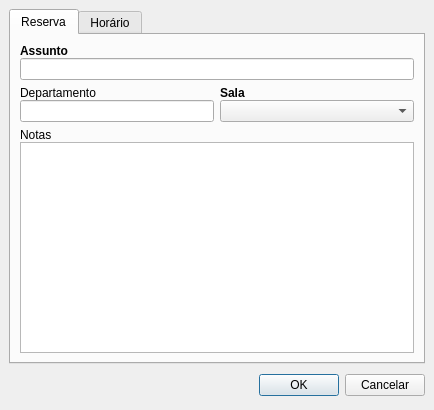
<ui version="4.0" >
 <author></author>
 <comment></comment>
 <exportmacro></exportmacro>
 <class>Reserva</class>
 <widget class="QDialog" name="Reserva" >
  <property name="geometry" >
   <rect>
    <x>0</x>
    <y>0</y>
    <width>434</width>
    <height>410</height>
   </rect>
  </property>
  <property name="windowTitle" >
   <string>Reserva</string>
  </property>
  <property name="windowIcon" >
   <iconset resource="../res/rs.qrc" >:/png/buttons/16/player_time.png</iconset>
  </property>
  <layout class="QGridLayout" >
   <property name="margin" >
    <number>9</number>
   </property>
   <property name="spacing" >
    <number>6</number>
   </property>
   <item row="0" column="0" >
    <widget class="QTabWidget" name="tabWidget" >
     <widget class="QWidget" name="tabPrincipal" >
      <attribute name="title" >
       <string>Reserva</string>
      </attribute>
      <layout class="QGridLayout" >
       <property name="margin" >
        <number>9</number>
       </property>
       <property name="spacing" >
        <number>6</number>
       </property>
       <item row="1" column="0" >
        <layout class="QHBoxLayout" >
         <property name="margin" >
          <number>0</number>
         </property>
         <property name="spacing" >
          <number>6</number>
         </property>
         <item>
          <layout class="QVBoxLayout" >
           <property name="margin" >
            <number>0</number>
           </property>
           <property name="spacing" >
            <number>0</number>
           </property>
           <item>
            <widget class="QLabel" name="label_4" >
             <property name="sizePolicy" >
              <sizepolicy>
               <hsizetype>5</hsizetype>
               <vsizetype>0</vsizetype>
               <horstretch>0</horstretch>
               <verstretch>0</verstretch>
              </sizepolicy>
             </property>
             <property name="text" >
              <string>Departamento</string>
             </property>
             <property name="textFormat" >
              <enum>Qt::RichText</enum>
             </property>
             <property name="indent" >
              <number>-1</number>
             </property>
             <property name="buddy" >
              <cstring>leDepto</cstring>
             </property>
            </widget>
           </item>
           <item>
            <widget class="QLineEdit" name="leDepto" >
             <property name="maxLength" >
              <number>80</number>
             </property>
            </widget>
           </item>
          </layout>
         </item>
         <item>
          <layout class="QVBoxLayout" >
           <property name="margin" >
            <number>0</number>
           </property>
           <property name="spacing" >
            <number>0</number>
           </property>
           <item>
            <widget class="QLabel" name="label_7" >
             <property name="text" >
              <string>&lt;b>Sala&lt;/b></string>
             </property>
             <property name="textFormat" >
              <enum>Qt::RichText</enum>
             </property>
             <property name="buddy" >
              <cstring>leDepto</cstring>
             </property>
            </widget>
           </item>
           <item>
            <widget class="QComboBox" name="cbSala" >
             <property name="sizePolicy" >
              <sizepolicy>
               <hsizetype>3</hsizetype>
               <vsizetype>0</vsizetype>
               <horstretch>0</horstretch>
               <verstretch>0</verstretch>
              </sizepolicy>
             </property>
            </widget>
           </item>
          </layout>
         </item>
        </layout>
       </item>
       <item row="2" column="0" >
        <layout class="QVBoxLayout" >
         <property name="margin" >
          <number>0</number>
         </property>
         <property name="spacing" >
          <number>0</number>
         </property>
         <item>
          <widget class="QLabel" name="label" >
           <property name="text" >
            <string>Notas</string>
           </property>
           <property name="textFormat" >
            <enum>Qt::RichText</enum>
           </property>
          </widget>
         </item>
         <item>
          <widget class="QTextEdit" name="teNotas" />
         </item>
        </layout>
       </item>
       <item row="0" column="0" >
        <layout class="QVBoxLayout" >
         <property name="margin" >
          <number>0</number>
         </property>
         <property name="spacing" >
          <number>0</number>
         </property>
         <item>
          <widget class="QLabel" name="label_5" >
           <property name="text" >
            <string>&lt;b>Assunto&lt;/b></string>
           </property>
           <property name="textFormat" >
            <enum>Qt::RichText</enum>
           </property>
           <property name="buddy" >
            <cstring>leAssunto</cstring>
           </property>
          </widget>
         </item>
         <item>
          <widget class="QLineEdit" name="leAssunto" >
           <property name="maxLength" >
            <number>255</number>
           </property>
          </widget>
         </item>
        </layout>
       </item>
      </layout>
     </widget>
     <widget class="QWidget" name="tabHorario" >
      <attribute name="title" >
       <string>Horário</string>
      </attribute>
      <widget class="QWidget" name="" >
       <property name="geometry" >
        <rect>
         <x>9</x>
         <y>9</y>
         <width>394</width>
         <height>127</height>
        </rect>
       </property>
       <layout class="QHBoxLayout" >
        <property name="margin" >
         <number>0</number>
        </property>
        <property name="spacing" >
         <number>0</number>
        </property>
        <item>
         <layout class="QVBoxLayout" >
          <property name="margin" >
           <number>0</number>
          </property>
          <property name="spacing" >
           <number>6</number>
          </property>
          <item>
           <layout class="QHBoxLayout" >
            <property name="margin" >
             <number>0</number>
            </property>
            <property name="spacing" >
             <number>6</number>
            </property>
            <item>
             <widget class="QLabel" name="label_6" >
              <property name="text" >
               <string>&lt;b>Data&lt;/b></string>
              </property>
              <property name="buddy" >
               <cstring>deDataTermino</cstring>
              </property>
             </widget>
            </item>
            <item>
             <widget class="QDateEdit" name="deData" >
              <property name="alignment" >
               <set>Qt::AlignHCenter</set>
              </property>
             </widget>
            </item>
           </layout>
          </item>
          <item>
           <layout class="QHBoxLayout" >
            <property name="margin" >
             <number>0</number>
            </property>
            <property name="spacing" >
             <number>6</number>
            </property>
            <item>
             <widget class="QLabel" name="label_2" >
              <property name="text" >
               <string>&lt;b>Inicio&lt;/b></string>
              </property>
              <property name="buddy" >
               <cstring>teHoraIN</cstring>
              </property>
             </widget>
            </item>
            <item>
             <widget class="QTimeEdit" name="teHoraIN" >
              <property name="alignment" >
               <set>Qt::AlignHCenter</set>
              </property>
              <property name="time" >
               <time>
                <hour>8</hour>
                <minute>0</minute>
                <second>0</second>
               </time>
              </property>
              <property name="displayFormat" >
               <string>hh:mm</string>
              </property>
             </widget>
            </item>
           </layout>
          </item>
          <item>
           <layout class="QHBoxLayout" >
            <property name="margin" >
             <number>0</number>
            </property>
            <property name="spacing" >
             <number>6</number>
            </property>
            <item>
             <widget class="QLabel" name="label_3" >
              <property name="text" >
               <string>&lt;b>Fim&lt;/b></string>
              </property>
              <property name="buddy" >
               <cstring>teHoraFim</cstring>
              </property>
             </widget>
            </item>
            <item>
             <widget class="QTimeEdit" name="teHoraFim" >
              <property name="alignment" >
               <set>Qt::AlignHCenter</set>
              </property>
              <property name="time" >
               <time>
                <hour>8</hour>
                <minute>0</minute>
                <second>0</second>
               </time>
              </property>
              <property name="displayFormat" >
               <string>hh:mm</string>
              </property>
             </widget>
            </item>
           </layout>
          </item>
          <item>
           <layout class="QHBoxLayout" >
            <property name="margin" >
             <number>0</number>
            </property>
            <property name="spacing" >
             <number>6</number>
            </property>
            <item>
             <spacer>
              <property name="orientation" >
               <enum>Qt::Horizontal</enum>
              </property>
              <property name="sizeType" >
               <enum>QSizePolicy::Fixed</enum>
              </property>
              <property name="sizeHint" >
               <size>
                <width>20</width>
                <height>20</height>
               </size>
              </property>
             </spacer>
            </item>
            <item>
             <widget class="QCheckBox" name="cbRecorrente" >
              <property name="layoutDirection" >
               <enum>Qt::RightToLeft</enum>
              </property>
              <property name="text" >
               <string>Reserva Recorrente</string>
              </property>
             </widget>
            </item>
            <item>
             <spacer>
              <property name="orientation" >
               <enum>Qt::Horizontal</enum>
              </property>
              <property name="sizeType" >
               <enum>QSizePolicy::Fixed</enum>
              </property>
              <property name="sizeHint" >
               <size>
                <width>20</width>
                <height>20</height>
               </size>
              </property>
             </spacer>
            </item>
           </layout>
          </item>
         </layout>
        </item>
        <item>
         <spacer>
          <property name="orientation" >
           <enum>Qt::Horizontal</enum>
          </property>
          <property name="sizeHint" >
           <size>
            <width>40</width>
            <height>20</height>
           </size>
          </property>
         </spacer>
        </item>
       </layout>
      </widget>
      <widget class="QFrame" name="frameRecorrente" >
       <property name="geometry" >
        <rect>
         <x>9</x>
         <y>142</y>
         <width>394</width>
         <height>175</height>
        </rect>
       </property>
       <property name="frameShape" >
        <enum>QFrame::StyledPanel</enum>
       </property>
       <property name="frameShadow" >
        <enum>QFrame::Raised</enum>
       </property>
       <widget class="QFrame" name="frameSemanal" >
        <property name="geometry" >
         <rect>
          <x>11</x>
          <y>44</y>
          <width>372</width>
          <height>120</height>
         </rect>
        </property>
        <property name="frameShape" >
         <enum>QFrame::StyledPanel</enum>
        </property>
        <property name="frameShadow" >
         <enum>QFrame::Raised</enum>
        </property>
        <layout class="QGridLayout" >
         <property name="margin" >
          <number>9</number>
         </property>
         <property name="spacing" >
          <number>6</number>
         </property>
         <item row="0" column="0" >
          <layout class="QHBoxLayout" >
           <property name="margin" >
            <number>0</number>
           </property>
           <property name="spacing" >
            <number>6</number>
           </property>
           <item>
            <widget class="QCheckBox" name="cbSemanal1" >
             <property name="text" >
              <string>CheckBox</string>
             </property>
            </widget>
           </item>
           <item>
            <widget class="QCheckBox" name="cbSemanal2" >
             <property name="text" >
              <string>CheckBox</string>
             </property>
            </widget>
           </item>
           <item>
            <widget class="QCheckBox" name="cbSemanal3" >
             <property name="text" >
              <string>CheckBox</string>
             </property>
            </widget>
           </item>
           <item>
            <widget class="QCheckBox" name="cbSemanal4" >
             <property name="text" >
              <string>CheckBox</string>
             </property>
            </widget>
           </item>
          </layout>
         </item>
         <item row="1" column="0" >
          <layout class="QHBoxLayout" >
           <property name="margin" >
            <number>0</number>
           </property>
           <property name="spacing" >
            <number>6</number>
           </property>
           <item>
            <widget class="QCheckBox" name="cbSemanal5" >
             <property name="text" >
              <string>CheckBox</string>
             </property>
            </widget>
           </item>
           <item>
            <widget class="QCheckBox" name="cbSemanal6" >
             <property name="text" >
              <string>CheckBox</string>
             </property>
            </widget>
           </item>
           <item>
            <widget class="QCheckBox" name="cbSemanal7" >
             <property name="text" >
              <string>CheckBox</string>
             </property>
            </widget>
           </item>
           <item>
            <spacer>
             <property name="orientation" >
              <enum>Qt::Horizontal</enum>
             </property>
             <property name="sizeType" >
              <enum>QSizePolicy::Fixed</enum>
             </property>
             <property name="sizeHint" >
              <size>
               <width>71</width>
               <height>20</height>
              </size>
             </property>
            </spacer>
           </item>
          </layout>
         </item>
         <item row="2" column="0" >
          <layout class="QHBoxLayout" >
           <property name="margin" >
            <number>0</number>
           </property>
           <property name="spacing" >
            <number>6</number>
           </property>
           <item>
            <spacer>
             <property name="orientation" >
              <enum>Qt::Horizontal</enum>
             </property>
             <property name="sizeHint" >
              <size>
               <width>40</width>
               <height>20</height>
              </size>
             </property>
            </spacer>
           </item>
           <item>
            <widget class="QCheckBox" name="cbSemanalSN" >
             <property name="text" >
              <string>Semana Sim/Semana Não</string>
             </property>
            </widget>
           </item>
           <item>
            <spacer>
             <property name="orientation" >
              <enum>Qt::Horizontal</enum>
             </property>
             <property name="sizeHint" >
              <size>
               <width>40</width>
               <height>20</height>
              </size>
             </property>
            </spacer>
           </item>
          </layout>
         </item>
        </layout>
       </widget>
       <widget class="QWidget" name="" >
        <property name="geometry" >
         <rect>
          <x>10</x>
          <y>10</y>
          <width>355</width>
          <height>27</height>
         </rect>
        </property>
        <layout class="QHBoxLayout" >
         <property name="margin" >
          <number>0</number>
         </property>
         <property name="spacing" >
          <number>6</number>
         </property>
         <item>
          <widget class="QLabel" name="label_8" >
           <property name="text" >
            <string>&lt;b>Data Término&lt;/b></string>
           </property>
           <property name="buddy" >
            <cstring>deDataTermino</cstring>
           </property>
          </widget>
         </item>
         <item>
          <widget class="QDateEdit" name="deDataTermino" >
           <property name="alignment" >
            <set>Qt::AlignHCenter</set>
           </property>
          </widget>
         </item>
         <item>
          <spacer>
           <property name="orientation" >
            <enum>Qt::Horizontal</enum>
           </property>
           <property name="sizeHint" >
            <size>
             <width>40</width>
             <height>20</height>
            </size>
           </property>
          </spacer>
         </item>
         <item>
          <widget class="QComboBox" name="cbTipoRecorrencia" >
           <item>
            <property name="text" >
             <string>Semanal</string>
            </property>
           </item>
           <item>
            <property name="text" >
             <string>Mensal</string>
            </property>
           </item>
          </widget>
         </item>
        </layout>
       </widget>
       <widget class="QFrame" name="frameMensal" >
        <property name="geometry" >
         <rect>
          <x>0</x>
          <y>120</y>
          <width>346</width>
          <height>74</height>
         </rect>
        </property>
        <property name="frameShape" >
         <enum>QFrame::StyledPanel</enum>
        </property>
        <property name="frameShadow" >
         <enum>QFrame::Raised</enum>
        </property>
        <layout class="QGridLayout" >
         <property name="margin" >
          <number>9</number>
         </property>
         <property name="spacing" >
          <number>6</number>
         </property>
         <item row="1" column="0" >
          <widget class="QComboBox" name="cbMensalDOW" />
         </item>
         <item row="0" column="0" >
          <widget class="QComboBox" name="cbMensalOrdem" >
           <item>
            <property name="text" >
             <string>Primeira</string>
            </property>
           </item>
           <item>
            <property name="text" >
             <string>Segunda</string>
            </property>
           </item>
           <item>
            <property name="text" >
             <string>Penúltima</string>
            </property>
           </item>
           <item>
            <property name="text" >
             <string>Última</string>
            </property>
           </item>
          </widget>
         </item>
        </layout>
       </widget>
      </widget>
     </widget>
    </widget>
   </item>
   <item row="1" column="0" >
    <layout class="QHBoxLayout" >
     <property name="margin" >
      <number>0</number>
     </property>
     <property name="spacing" >
      <number>6</number>
     </property>
     <item>
      <spacer>
       <property name="orientation" >
        <enum>Qt::Horizontal</enum>
       </property>
       <property name="sizeHint" >
        <size>
         <width>249</width>
         <height>31</height>
        </size>
       </property>
      </spacer>
     </item>
     <item>
      <widget class="QPushButton" name="okButton" >
       <property name="sizePolicy" >
        <sizepolicy>
         <hsizetype>0</hsizetype>
         <vsizetype>0</vsizetype>
         <horstretch>0</horstretch>
         <verstretch>0</verstretch>
        </sizepolicy>
       </property>
       <property name="text" >
        <string>OK</string>
       </property>
       <property name="icon" >
        <iconset resource="../res/rs.qrc" >:/png/buttons/16/agt_action_success.png</iconset>
       </property>
      </widget>
     </item>
     <item>
      <widget class="QPushButton" name="cancelButton" >
       <property name="sizePolicy" >
        <sizepolicy>
         <hsizetype>0</hsizetype>
         <vsizetype>0</vsizetype>
         <horstretch>0</horstretch>
         <verstretch>0</verstretch>
        </sizepolicy>
       </property>
       <property name="text" >
        <string>Cancelar</string>
       </property>
       <property name="icon" >
        <iconset resource="../res/rs.qrc" >:/png/buttons/16/agt_action_fail.png</iconset>
       </property>
      </widget>
     </item>
    </layout>
   </item>
  </layout>
 </widget>
 <pixmapfunction></pixmapfunction>
 <tabstops>
  <tabstop>leAssunto</tabstop>
  <tabstop>leDepto</tabstop>
  <tabstop>cbSala</tabstop>
  <tabstop>teNotas</tabstop>
  <tabstop>tabWidget</tabstop>
  <tabstop>okButton</tabstop>
  <tabstop>cancelButton</tabstop>
  <tabstop>deData</tabstop>
  <tabstop>teHoraIN</tabstop>
  <tabstop>teHoraFim</tabstop>
  <tabstop>cbRecorrente</tabstop>
  <tabstop>deDataTermino</tabstop>
  <tabstop>cbTipoRecorrencia</tabstop>
  <tabstop>cbSemanal1</tabstop>
  <tabstop>cbSemanal2</tabstop>
  <tabstop>cbSemanal3</tabstop>
  <tabstop>cbSemanal4</tabstop>
  <tabstop>cbSemanal5</tabstop>
  <tabstop>cbSemanal6</tabstop>
  <tabstop>cbSemanal7</tabstop>
  <tabstop>cbSemanalSN</tabstop>
  <tabstop>cbMensalOrdem</tabstop>
  <tabstop>cbMensalDOW</tabstop>
 </tabstops>
 <resources>
  <include location="../res/rs.qrc" />
 </resources>
 <connections>
  <connection>
   <sender>cancelButton</sender>
   <signal>clicked()</signal>
   <receiver>Reserva</receiver>
   <slot>reject()</slot>
   <hints>
    <hint type="sourcelabel" >
     <x>357</x>
     <y>263</y>
    </hint>
    <hint type="destinationlabel" >
     <x>179</x>
     <y>282</y>
    </hint>
   </hints>
  </connection>
 </connections>
</ui>
